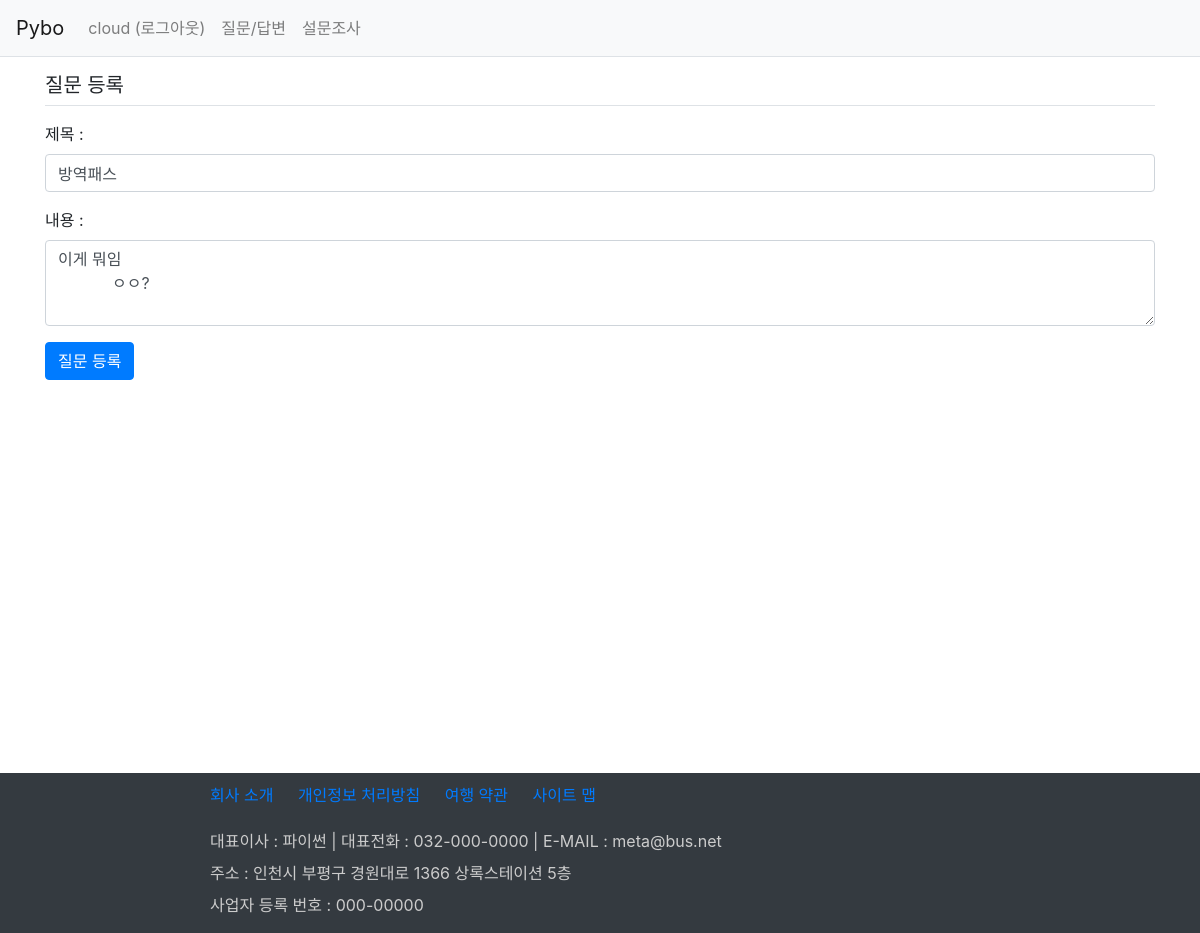
/board/question/modify/10/ (signed in), run on an earlier commit of the app's database.
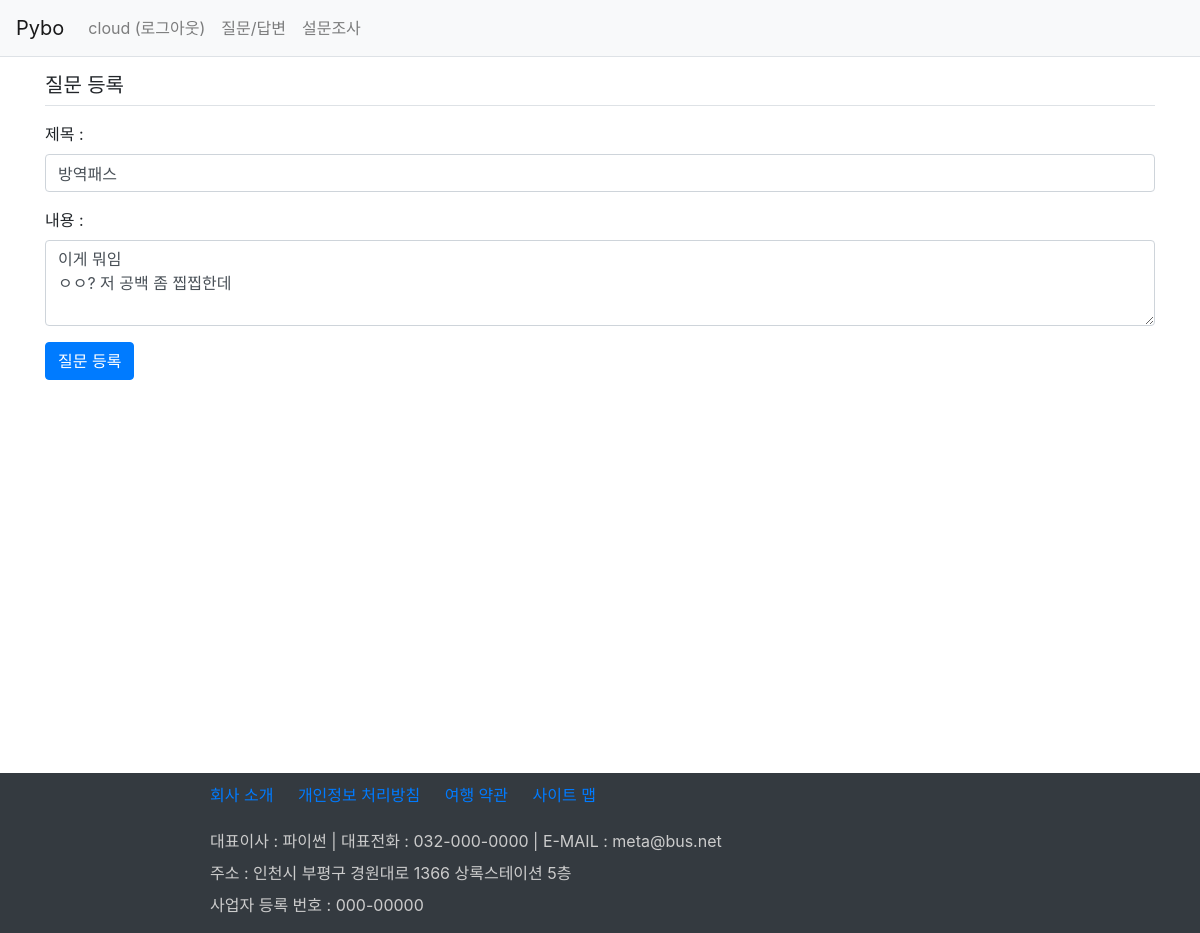
And on a later commit of the database.
### board/models.py (models this page shows, shortened)
class Question(models.Model):
    author = models.ForeignKey(User, on_delete=models.CASCADE, related_name='author_question')
    subject = models.CharField(max_length=100)  # 제목 칼럼
    content = models.TextField()  # 내용
    create_date = models.DateTimeField()  # 작성일
    modify_date = models.DateTimeField(null=True, blank=True)  # 수정일
    voter = models.ManyToManyField(User, related_name='voter_question')

### board/views.py (the view)
# urls.py: path('question/modify/<int:question_id>/', views.question_modify, name='question_modify'),
@login_required(login_url='common:login')
def question_modify(request, question_id):
    question = get_object_or_404(Question, pk=question_id)
    if request.method == "POST":
        form = QuestionForm(request.POST, instance=question)
        if form.is_valid():
            question = form.save(commit=False)  # 수정된 질문 가저장
            question.author = request.user  # 세션 발급
            question.modify_date = timezone.now()   # 수정일
            question.save()
            return redirect('board:detail', question_id=question.id)
    else:
        form = QuestionForm(instance=question)  # instance를 쓰면 폼에 내용이 채워짐
    return render(request, 'board/question_form.html', {'form': form})

### board/forms.py
class QuestionForm(forms.ModelForm):
    class Meta:  # 내부 클래스, 중첩 클래스
        model = Question
        fields = ['subject', 'content']
        labels = {
            'subject': '제목',
            'content': '내용',
        }

### templates/board/question_form.html (shortened to what this page needs)
{% extends 'base.html' %}
{% block content %}
<div class="container">
    <section>
        <h5 class="border-bottom my-3 pb-2">질문 등록</h5>
        <form action="" method="post">
            <div class="form-group">
                <label for="subject">제목 : </label>
                <input type="text" name="subject" id="subject" class="form-control"
                       value="{{ form.subject.value|default_if_none:'' }}">
            </div>
            <div class="form-group">
                <label for="content">내용 : </label>
                <textarea name="content" id="content"
                          rows="3" cols="40" class="form-control"
                >{{ form.content.value|default_if_none:'' }}</textarea>
            </div>
            <input type="submit" value="질문 등록" class="btn btn-primary">
        </form>
    </section>
</div>
{% endblock %}

What changed in the data, as far as the page shows it:
changed Question "방역패스": content "이게 뭐임 ㅇㅇ?" → "이게 뭐임 ㅇㅇ? 저 공백 좀 찝찝한데"
